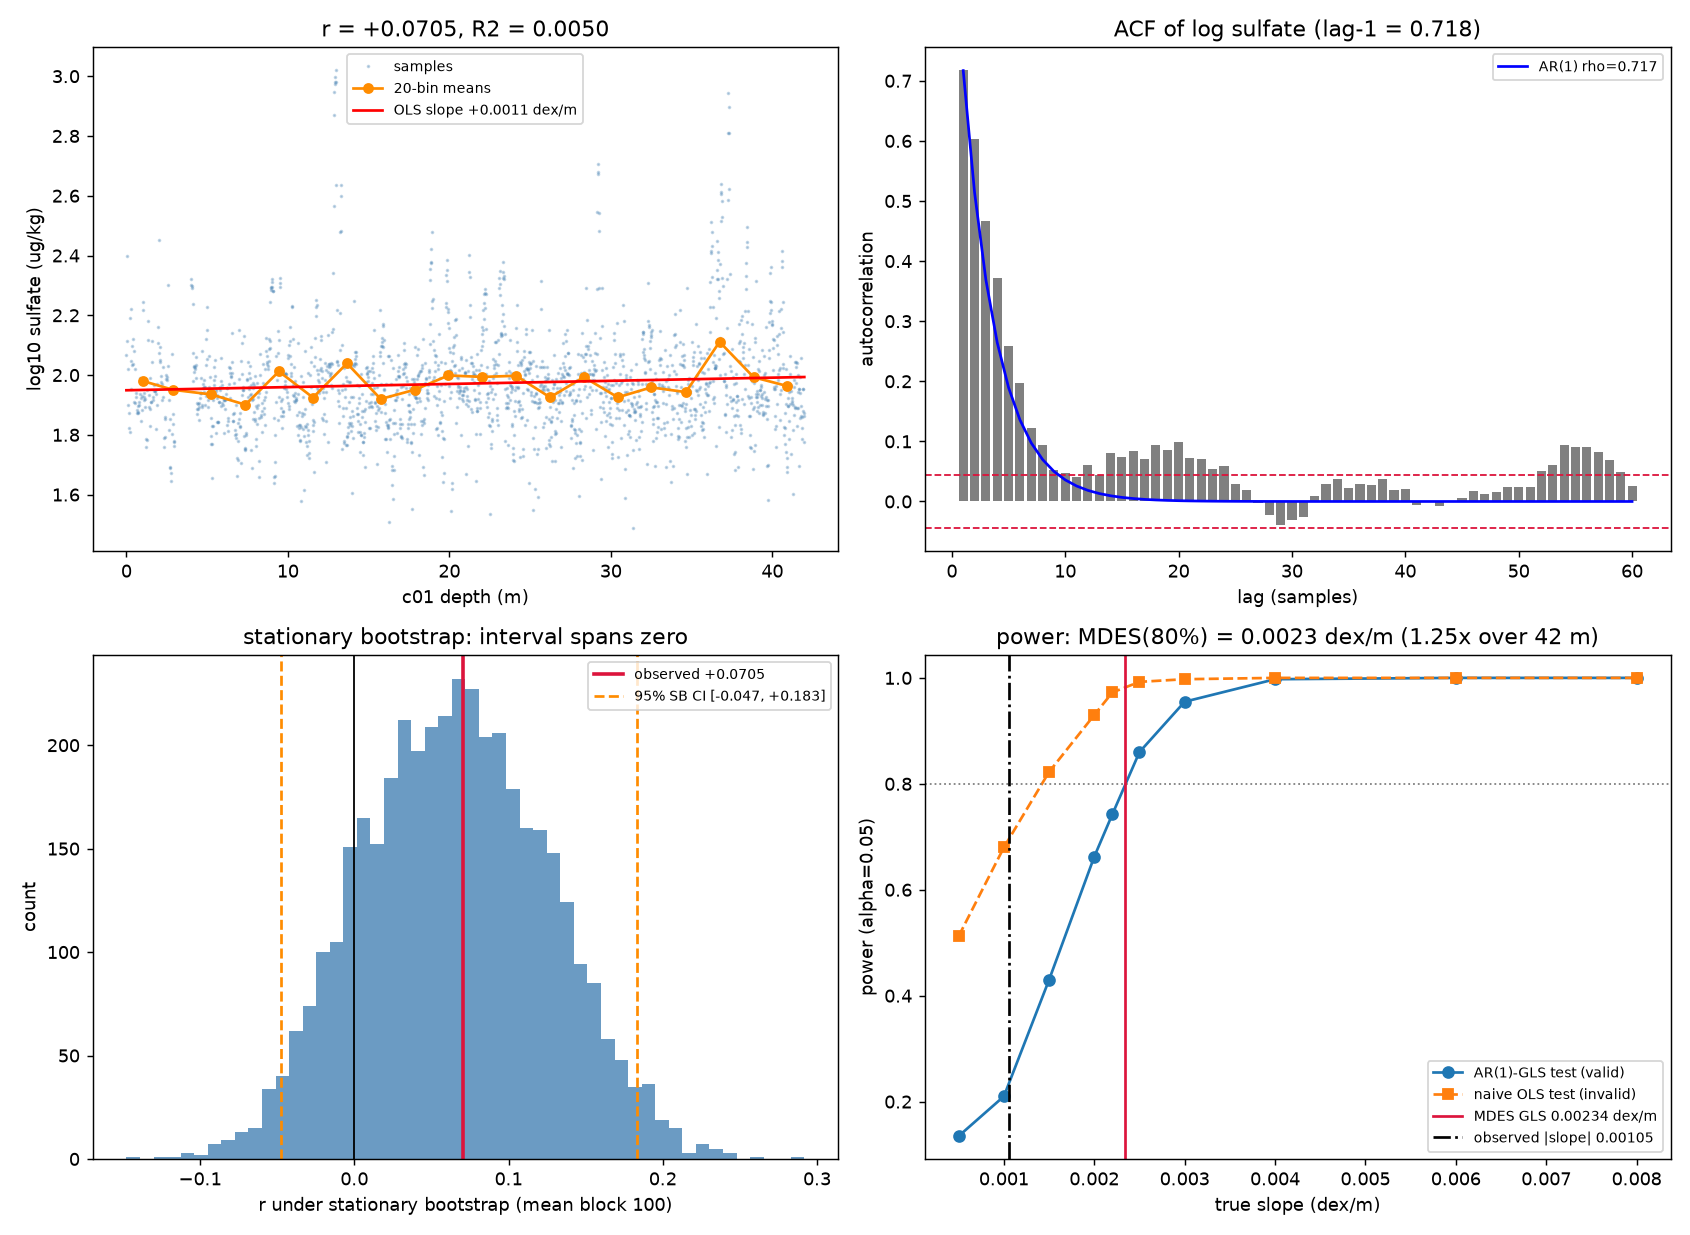

Source code (Python):
#!/usr/bin/env python3
"""INDEPENDENT verification of Draft Finding 3 (sulfate long-record trend).

Written from scratch for the verification stage.  Deliberately uses DIFFERENT
uncertainty machinery from the original analysis (which used a moving-block
bootstrap):

  (1) exact Gaussian AR(1) profile-MLE + GLS (whitened-regression) slope test
  (2) effective-sample-size (Bartlett / Geyer) interval for the correlation
  (3) stationary bootstrap with geometric block lengths (Politis-Romano)
  (4) block permutation test
  (5) Newey-West HAC standard errors
  (6) power / minimum-detectable-slope analysis at 80% power, validated by
      simulation of AR(1) noise with the observed autocorrelation

Nothing here re-uses code from output/analysis/.
"""

from __future__ import annotations

import json
from pathlib import Path

import matplotlib
matplotlib.use("Agg")
import matplotlib.pyplot as plt
import numpy as np
import pandas as pd
from scipy import stats
from scipy.signal import lfilter

HERE = Path(__file__).resolve().parent
DATA = Path("/data/user/conversations/conv-f07721cb-d3dc-42e9-83c7-7e986203115b/project/data/observations.tsv")
SEED = 20260919
rng = np.random.default_rng(SEED)

out: dict = {}
lines: list[str] = []


def say(s: str = "") -> None:
    print(s)
    lines.append(s)


# ---------------------------------------------------------------- data ------
df = pd.read_csv(DATA, sep="\t")
n_all = len(df)
depth_all = df["c01_depth_top_m"].to_numpy(float)
we = df["c06_depth_w_e_m"].to_numpy(float)
dens = df["c05_density_ice_g_cm_3"].to_numpy(float)
so4 = df["c04_sulfate_ug_kg"].to_numpy(float)
age = df["c08_age_a_ad_ce"].to_numpy(float)
y_raw = np.log10(so4)

ok = ~np.isnan(y_raw)
y = y_raw[ok]
x = depth_all[ok]
w = we[ok]
rho_col = dens[ok]
n = len(y)
say(f"rows total {n_all}, rows with sulfate {n}  (dropped {n_all - n} NaN at depth "
    f"{depth_all[np.where(~ok)[0]]} m)")
say(f"depth c01 range {x.min():.2f}-{x.max():.2f} m ; water-equiv c06 range "
    f"{w.min():.2f}-{w.max():.2f} m")
say(f"log10 sulfate: mean {y.mean():.4f} dex, sd {y.std(ddof=1):.4f} dex")


# ------------------------------------------------- helpers ------------------
def acf(v: np.ndarray, kmax: int) -> np.ndarray:
    c = v - v.mean()
    denom = float(np.dot(c, c))
    # FFT cross-correlation for speed and exactness
    nfft = 1 << int(np.ceil(np.log2(2 * len(c))))
    F = np.fft.rfft(c, nfft)
    acov = np.fft.irfft(F * np.conj(F), nfft)[:kmax + 1]
    return acov[1:] / denom


def ar1_whiten(v: np.ndarray, rho: float) -> np.ndarray:
    """Exact whitening for a stationary AR(1): v*_1 = sqrt(1-rho^2) v_1,
    v*_t = v_t - rho v_{t-1}; then v' R^-1 v = ||v*||^2."""
    o = np.empty_like(v)
    o[0] = np.sqrt(1.0 - rho * rho) * v[0]
    o[1:] = v[1:] - rho * v[:-1]
    return o


def ar1_profile(rho: float, X: np.ndarray, yv: np.ndarray):
    Xw = ar1_whiten(X, rho)
    yw = ar1_whiten(yv, rho)
    XtX_inv = np.linalg.inv(Xw.T @ Xw)
    beta = XtX_inv @ (Xw.T @ yw)
    rw = yw - Xw @ beta
    rss = float(rw @ rw)
    sigma2 = rss / len(yv)
    ll = -0.5 * len(yv) * np.log(sigma2) - 0.5 * np.log(1.0 - rho * rho)
    return ll, beta, sigma2, XtX_inv, rss


def ar1_mle(X: np.ndarray, yv: np.ndarray, lo: float = 0.0, hi: float = 0.97,
            ngrid: int = 194):
    grid = np.linspace(lo, hi, ngrid)
    lls = np.array([ar1_profile(r, X, yv)[0] for r in grid])
    i = int(np.argmax(lls))
    if 0 < i < len(grid) - 1:
        a, b, c = lls[i - 1], lls[i], lls[i + 1]
        den = a - 2 * b + c
        step = float(np.clip(0.5 * (a - c) / den, -1, 1)) if den != 0 else 0.0
        rho_hat = grid[i] + step * (grid[1] - grid[0])
    else:
        rho_hat = grid[i]
    ll, beta, sigma2, XtX_inv, rss = ar1_profile(rho_hat, X, yv)
    return rho_hat, ll, beta, sigma2, XtX_inv, rss


def gls_slope(xx: np.ndarray, yv: np.ndarray):
    X = np.column_stack([np.ones_like(xx), xx])
    rho_hat, ll, beta, sigma2, XtX_inv, rss = ar1_mle(X, yv)
    se = float(np.sqrt(sigma2 * XtX_inv[1, 1]))
    b = float(beta[1])
    t = b / se
    dfree = len(xx) - 2
    p = float(2 * stats.t.sf(abs(t), dfree))
    tc = float(stats.t.ppf(0.975, dfree))
    return {"rho_mle": float(rho_hat), "slope": b, "se": se,
            "ci_lo": b - tc * se, "ci_hi": b + tc * se, "p": p,
            "sigma_innov": float(np.sqrt(sigma2))}


def gls_slope_fixed_rho(xx, yv, rho):
    X = np.column_stack([np.ones_like(xx), xx])
    Xw = ar1_whiten(X, rho)
    yw = ar1_whiten(yv, rho)
    XtX_inv = np.linalg.inv(Xw.T @ Xw)
    beta = XtX_inv @ (Xw.T @ yw)
    rw = yw - Xw @ beta
    s2 = float(rw @ rw) / len(xx)
    return float(beta[1]), float(np.sqrt(s2 * XtX_inv[1, 1]))


def sb_indices(nn: int, mean_block: float, reps: int, rng: np.random.Generator,
               chunk: int = 250) -> np.ndarray:
    """Vectorised Politis-Romano stationary-bootstrap index matrix (reps x nn)."""
    p = 1.0 / mean_block
    tcol = np.arange(nn)
    out = np.empty((reps, nn), dtype=np.int32)
    for s in range(0, reps, chunk):
        e = min(s + chunk, reps)
        m = e - s
        restart = rng.random((m, nn)) < p
        restart[:, 0] = True
        rr = np.where(restart, tcol[None, :], -1)
        rs = np.maximum.accumulate(rr, axis=1)
        sv = rng.integers(0, nn, size=(m, nn))
        start = np.take_along_axis(sv, rs, axis=1)
        out[s:e] = (start + (tcol[None, :] - rs)) % nn
    return out


def sb_corr(yv, xv, mean_block, reps, rng):
    idx = sb_indices(len(yv), mean_block, reps, rng)
    yb = yv[idx]
    xb = xv[idx]
    yb = yb - yb.mean(1, keepdims=True)
    xb = xb - xb.mean(1, keepdims=True)
    num = (yb * xb).sum(1)
    den = np.sqrt((yb * yb).sum(1) * (xb * xb).sum(1))
    return num / den


def corr(a, b):
    sa, sb = a.std(), b.std()
    if sa == 0 or sb == 0:
        return 0.0
    return float(np.corrcoef(a, b)[0, 1])


def newyewest_se(xx, resid, lag):
    X = np.column_stack([np.ones_like(xx), xx])
    XtX_inv = np.linalg.inv(X.T @ X)
    u = X * resid[:, None]
    S = u.T @ u
    for k in range(1, lag + 1):
        wv = 1.0 - k / (lag + 1.0)
        G = u[k:].T @ u[:-k]
        S += wv * (G + G.T)
    V = XtX_inv @ S @ XtX_inv
    return float(np.sqrt(V[1, 1]))


def mdes_from_se(se, alpha=0.05, power=0.80, dfree=None):
    """Minimum detectable |slope| at the requested power (two-sided alpha)."""
    if dfree is None:
        return (stats.norm.ppf(1 - alpha / 2) + stats.norm.ppf(power)) * se
    tcrit = stats.t.ppf(1 - alpha / 2, dfree)

    def pw(b):
        return stats.nct.sf(tcrit, dfree, b / se) + stats.nct.cdf(-tcrit, dfree, b / se)
    lo, hi = 0.0, 60.0 * se
    for _ in range(200):
        mid = 0.5 * (lo + hi)
        if pw(mid) < power:
            lo = mid
        else:
            hi = mid
    return 0.5 * (lo + hi)


def ar1_noise(nn, rho, sig, rng):
    e = rng.standard_normal(nn) * sig
    z = lfilter([1.0], [1.0, -rho], e)
    z[0] = e[0] / np.sqrt(1 - rho * rho)
    return z


# ==========================================================================
say("")
say("=" * 78)
say("PART 1 -- point correlation and shallow/deep contrast (recomputation)")
say("=" * 78)
r_obs = corr(y, x)
slope_naive, icept, rval, pval_naive, se_naive = stats.linregress(x, y)
say(f"(a) Pearson r(log10 c04, c01 depth) = {r_obs:+.6f}   R2 = {r_obs**2:.6f}")
say(f"    OLS slope = {slope_naive:+.6f} dex/m ; naive SE = {se_naive:.6f} ; "
    f"naive p = {pval_naive:.4g}")
sp = stats.spearmanr(x, y)
say(f"    Spearman rho = {sp.statistic:+.4f} (p={sp.pvalue:.4g})")
say(f"    r(log10 c04, c05 density)  = {corr(y, rho_col):+.6f}")
say(f"    r(log10 c04, c06 w-equiv)  = {corr(y, w):+.6f}")

perm = np.array([corr(y, rng.permutation(x)) for _ in range(4000)])
p_iid_perm = float(2 * min((perm >= r_obs).mean(), (perm <= r_obs).mean()))
say(f"(b) own i.i.d. permutation test (4000 draws): p = {p_iid_perm:.4f} "
    f"(claim quotes 0.003)")

half_full = depth_all < np.median(depth_all)   # original convention: median over all 1931
half = half_full[ok]
d_obs = float(y[half].mean() - y[~half].mean())
say(f"(c) shallow/deep contrast (split at median of ALL {n_all} depths = row "
    f"{int(np.ceil(n_all/2))}):")
say(f"    n_shallow = {half.sum()}, n_deep = {(~half).sum()}")
say(f"    observed contrast = {d_obs:+.6f} dex          (claim: -0.0128 dex)")
half2 = x < np.median(x)
d_obs2 = float(y[half2].mean() - y[~half2].mean())
say(f"    convention check, median over the {n} valid rows: n_shallow={half2.sum()}, "
    f"contrast = {d_obs2:+.6f} dex")
half3 = x <= x.mean()
say(f"    convention check, mean split: n_shallow={half3.sum()}, "
    f"contrast = {y[half3].mean() - y[~half3].mean():+.6f} dex")
out["r_point"] = r_obs
out["r2_point"] = r_obs ** 2
out["slope_ols_naive"] = float(slope_naive)
out["p_ols_naive"] = float(pval_naive)
out["p_iid_perm_own"] = float(p_iid_perm)
out["contrast_obs"] = d_obs
out["contrast_obs_altmedian"] = d_obs2

# ==========================================================================
say("")
say("=" * 78)
say("PART 2 -- serial-correlation-aware uncertainty (own methods)")
say("=" * 78)
ac1_raw = float(np.corrcoef(y[:-1], y[1:])[0, 1])
acfs = acf(y, 60)
first_neg = next((i + 1 for i, v in enumerate(acfs) if v < 0), None)
say(f"lag-1 autocorrelation of log10(sulfate) = {ac1_raw:.4f}  "
    f"(claim mentions rho_used ~0.718)")
say(f"ACF lags 1-8  : {np.round(acfs[:8], 3)}")
say(f"ACF lags 9-16 : {np.round(acfs[8:16], 3)}")
say(f"first negative ACF lag: {first_neg}")

n_eff_bart = n * (1 - ac1_raw) / (1 + ac1_raw)
gps = 0.0
for k in range(0, 60, 2):
    pr = acfs[k] + acfs[k + 1]
    if pr < 0:
        break
    gps += pr
tau_geyer = 2 * (1 + gps)
n_eff_geyer = n / tau_geyer
say("(A) effective sample size:")
say(f"    Bartlett  n(1-r1)/(1+r1)      = {n_eff_bart:.1f}  (nominal n = {n})")
say(f"    Geyer initial-positive-seq    = {n_eff_geyer:.1f}  (tau={tau_geyer:.2f})")
for label, ne in (("Bartlett", n_eff_bart), ("Geyer", n_eff_geyer)):
    se_r = (1 - r_obs ** 2) / np.sqrt(ne)
    z = stats.norm.ppf(0.975)
    t_ess = r_obs / se_r
    p_ess = float(2 * stats.norm.sf(abs(t_ess)))
    spans = (r_obs - z * se_r) < 0 < (r_obs + z * se_r)
    say(f"    {label:8s}: SE(r) = {se_r:.5f} ; 95% CI for r = "
        f"[{r_obs - z*se_r:+.4f}, {r_obs + z*se_r:+.4f}] ; p = {p_ess:.3f} "
        f"({'spans' if spans else 'EXCLUDES'} zero)")
    out[f"ess_{label}_neff"] = float(ne)
    out[f"ess_{label}_ci"] = [float(r_obs - z * se_r), float(r_obs + z * se_r)]
    out[f"ess_{label}_p"] = p_ess

gls = gls_slope(x, y)
say("(B) Gaussian AR(1) errors, rho by exact profile MLE, GLS/whitened regression:")
say(f"    rho_MLE = {gls['rho_mle']:.4f}")
say(f"    GLS slope = {gls['slope']:+.6f} dex/m ; AR(1)-GLS SE = {gls['se']:.6f} "
    f"(naive OLS SE {se_naive:.6f}; inflation x{gls['se']/se_naive:.1f})")
say(f"    95% CI = [{gls['ci_lo']:+.6f}, {gls['ci_hi']:+.6f}] ; p = {gls['p']:.3f}  "
    f"({'SPANS' if gls['ci_lo'] < 0 < gls['ci_hi'] else 'EXCLUDES'} zero)")
out["gls"] = gls

say("(C) stationary bootstrap (Politis-Romano geometric blocks), 2000 reps:")
sb_rows = []
for mb in (25, 50, 100, 200, 400):
    dist = sb_corr(y, x, mb, 2000, rng)
    lo, hi = np.percentile(dist, [2.5, 97.5])
    spans = bool(lo < 0 < hi)
    say(f"    mean block {mb:4d}: r 95% CI [{lo:+.4f}, {hi:+.4f}]  sd={dist.std():.4f}"
        f"  {'spans zero' if spans else 'EXCLUDES zero'}")
    sb_rows.append({"mean_block": mb, "lo95_r": lo, "hi95_r": hi, "sd_r": dist.std(),
                    "spans_zero": spans})

say("    same for the shallow/deep contrast:")
sb_rows_c = []
for mb in (25, 50, 100, 200, 400):
    idx = sb_indices(n, mb, 2000, rng)
    yb = y[idx]
    hb = half[idx]
    ns = hb.sum(1).astype(float)
    nd = n - ns
    with np.errstate(divide="ignore", invalid="ignore"):
        cd = (yb * hb).sum(1) / ns - (yb * ~hb).sum(1) / nd
    n_bad = int(np.isnan(cd).sum())          # degenerate resamples (one side empty)
    cdv = cd[~np.isnan(cd)]
    lo, hi = np.percentile(cdv, [2.5, 97.5])
    spans = bool(lo < 0 < hi)
    say(f"    contrast, mean block {mb:4d}: 95% CI [{lo:+.4f}, {hi:+.4f}] dex  "
        f"P(>0)={float((cdv > 0).mean()):.3f}  (degenerate reps {n_bad}/2000)  "
        f"{'spans zero' if spans else 'EXCLUDES zero'}")
    sb_rows_c.append({"mean_block": mb, "lo95_dex": lo, "hi95_dex": hi,
                      "p_positive": float((cdv > 0).mean()), "spans_zero": spans,
                      "degenerate_reps": n_bad})

Xc = np.column_stack([np.ones(n), half.astype(float)])
rho_c, ll_c, beta_c, s2_c, XtXinv_c, rss_c = ar1_mle(Xc, y)
se_c = float(np.sqrt(s2_c * XtXinv_c[1, 1]))
tc = float(stats.t.ppf(0.975, n - 2))
p_c = float(2 * stats.t.sf(abs(beta_c[1] / se_c), n - 2))
say(f"    contrast, AR(1)-GLS (rho_MLE={rho_c:.4f}): diff = {beta_c[1]:+.6f} dex, "
    f"SE = {se_c:.5f}")
say(f"      95% CI [{beta_c[1]-tc*se_c:+.6f}, {beta_c[1]+tc*se_c:+.6f}] ; p = {p_c:.3f}"
    f"  ({'SPANS' if beta_c[1]-tc*se_c < 0 < beta_c[1]+tc*se_c else 'EXCLUDES'} zero)")
out["contrast_ar1_gls"] = {"rho": float(rho_c), "diff": float(beta_c[1]), "se": se_c,
                           "lo": float(beta_c[1] - tc * se_c),
                           "hi": float(beta_c[1] + tc * se_c), "p": p_c}

say("(D) block permutation test (consecutive blocks of y permuted, 2000 perms):")
bp_rows = []
for L in (50, 100, 200):
    nb = n // L
    blocks = y[:nb * L].reshape(nb, L)
    tail = y[nb * L:]
    perm_r = np.empty(2000)
    for i in range(2000):
        yp = np.concatenate([blocks[rng.permutation(nb)].ravel(), tail])
        perm_r[i] = corr(yp, x)
    p_bp = float((np.abs(perm_r) >= abs(r_obs)).mean())
    say(f"    block length {L:4d}: p = {p_bp:.4f}  (null |r| sd = {perm_r.std():.4f})")
    bp_rows.append({"block": L, "p": p_bp, "null_sd_r": float(perm_r.std())})

say("(E) Newey-West HAC SE of the OLS slope:")
ols_resid = y - (icept + slope_naive * x)
for lag in (7, 27, 50):
    se_h = newyewest_se(x, ols_resid, lag)
    t_h = slope_naive / se_h
    p_h = float(2 * stats.t.sf(abs(t_h), n - 2))
    lo_h, hi_h = slope_naive - 1.96 * se_h, slope_naive + 1.96 * se_h
    say(f"    lag {lag:3d}: SE = {se_h:.6f}, 95% CI = [{lo_h:+.6f}, {hi_h:+.6f}], "
        f"p = {p_h:.3f}  ({'spans' if lo_h < 0 < hi_h else 'EXCLUDES'} zero)")
    out[f"nw_lag{lag}_se"] = float(se_h)

# ==========================================================================
say("")
say("=" * 78)
say("PART 3 -- CRITICAL ATTACK: power and minimum detectable slope")
say("=" * 78)
sig_innov = gls["sigma_innov"]
rho_hat = gls["rho_mle"]
dfree = n - 2
mdes_gls = mdes_from_se(gls["se"], dfree=dfree)
mdes_naive = mdes_from_se(se_naive, dfree=dfree)

xd = x - x.mean()
R = rho_hat ** np.abs(np.subtract.outer(np.arange(n), np.arange(n)))
# Cov(AR(1) errors) = gamma0 * R with gamma0 = sigma_innov^2 / (1 - rho^2).
# (Using sigma_innov^2 directly here would understate the variance by
#  ~(1-rho^2) = 0.49 -- caught by the simulation check below.)
gamma0 = sig_innov ** 2 / (1.0 - rho_hat ** 2)
Vb_ols_ar1 = gamma0 * (xd @ R @ xd) / (xd @ xd) ** 2
se_ols_ar1 = float(np.sqrt(Vb_ols_ar1))
mdes_ols_ar1 = mdes_from_se(se_ols_ar1, dfree=dfree)

say(f"observed |slope| = {abs(slope_naive):.6f} dex/m ; rho = {rho_hat:.3f} ; "
    f"sigma_innov = {sig_innov:.4f} dex")
say("minimum detectable |slope| at 80% power, alpha=0.05 (two-sided):")
say(f"    naive OLS  (ignores autocorrelation) : {mdes_naive:.6f} dex/m  <- INVALID "
    f"(type-I error inflated, see size check)")
say(f"    OLS with analytic AR(1) variance     : {mdes_ols_ar1:.6f} dex/m "
    f"(SE {se_ols_ar1:.6f})")
say(f"    AR(1) GLS (efficient, rho known)     : {mdes_gls:.6f} dex/m   <- best case")
say(f"observed/MDES(AR1-GLS) = {abs(slope_naive)/mdes_gls:.2f}")
full_range = float(x.max() - x.min())
for lab, m in (("naive OLS", mdes_naive), ("AR(1) aware", mdes_gls)):
    say(f"    a trend of {m:.5f} dex/m would give {m*full_range:.4f} dex "
        f"({10**(m*full_range):.3f}x sulfate) across the {full_range:.2f} m core")
say(f"whereas the OBSERVED point estimate is {slope_naive*full_range:+.4f} dex "
    f"({10**(slope_naive*full_range):.3f}x)")
out["mdes_naive"] = float(mdes_naive)
out["mdes_ols_ar1"] = float(mdes_ols_ar1)
out["mdes_gls"] = float(mdes_gls)
out["full_depth_range_m"] = full_range
out["se_ols_ar1_analytic"] = se_ols_ar1

sim_rng = np.random.default_rng(SEED + 1)
NSIM = 800
null_gls_rej = null_ols_rej = 0
sim_se = np.empty(NSIM)
sim_slope_ols = np.empty(NSIM)
for i in range(NSIM):
    ysim = y.mean() + ar1_noise(n, rho_hat, sig_innov, sim_rng)
    b_gls, s_gls = gls_slope_fixed_rho(x, ysim, rho_hat)
    sim_se[i] = s_gls
    if abs(b_gls / s_gls) > stats.t.ppf(0.975, dfree):
        null_gls_rej += 1
    sl, ic, rr, pp, ss = stats.linregress(x, ysim)
    sim_slope_ols[i] = sl
    if abs(sl / ss) > stats.t.ppf(0.975, dfree):
        null_ols_rej += 1
say(f"validation, {NSIM} AR(1) simulations with NO trend "
    f"(rho={rho_hat:.3f}, sigma_innov={sig_innov:.4f}):")
say(f"    simulated SD(OLS slope) = {sim_slope_ols.std(ddof=1):.6f} vs analytic "
    f"OLS-AR(1) SE {se_ols_ar1:.6f} (ratio "
    f"{sim_slope_ols.std(ddof=1)/se_ols_ar1:.3f}) -> analytic formula validated")
say(f"    simulated SE(GLS slope) = {sim_se.mean():.6f} vs analytic GLS SE "
    f"{gls['se']:.6f} (ratio {sim_se.mean()/gls['se']:.3f}) -> efficient, ratio "
    f"OLS/GLS = {se_ols_ar1/gls['se']:.2f}")
say(f"    naive OLS t-test rejects at 5% in {100*null_ols_rej/NSIM:.1f}% of runs "
    f"-> its p-values are fiction")
say(f"    AR(1)-GLS t-test rejects at 5% in {100*null_gls_rej/NSIM:.1f}% of runs "
    f"-> calibrated")

grid_b = np.array([0.0005, 0.001, 0.0015, 0.002, 0.0022, 0.0025, 0.003, 0.004,
                   0.006, 0.008])
pow_gls, pow_ols = [], []
NSIM2 = 400
tcrit = stats.t.ppf(0.975, dfree)
for b in grid_b:
    rj_gls = rj_ols = 0
    for i in range(NSIM2):
        ysim = y.mean() + b * x + ar1_noise(n, rho_hat, sig_innov, sim_rng)
        bb, ss = gls_slope_fixed_rho(x, ysim, rho_hat)
        rj_gls += abs(bb / ss) > tcrit
        sl, ic, rr, pp, sse = stats.linregress(x, ysim)
        rj_ols += abs(sl / sse) > tcrit
    pow_gls.append(rj_gls / NSIM2)
    pow_ols.append(rj_ols / NSIM2)
    say(f"    slope {b:.5f} dex/m -> power GLS {pow_gls[-1]:.3f} | naive OLS "
        f"{pow_ols[-1]:.3f}")
pow_gls = np.array(pow_gls)
pow_ols = np.array(pow_ols)
mdes_sim = float(np.interp(0.8, pow_gls, grid_b)) if pow_gls.min() < 0.8 <= pow_gls.max() else float("nan")
say(f"    simulated MDES(80% power, AR(1)-GLS) by interpolation = {mdes_sim:.6f} dex/m")
say(f"    analytic  MDES(80% power, AR(1)-GLS)                   = {mdes_gls:.6f} dex/m")
out["mdes_gls_simulated"] = mdes_sim
out["sim_null_rej_ols"] = null_ols_rej / NSIM
out["sim_null_rej_gls"] = null_gls_rej / NSIM

say("VERDICT OF THE POWER ATTACK:")
say(f"    the record can exclude only |trend| > ~{mdes_gls:.4f} dex/m "
    f"({10**(mdes_gls*full_range):.2f}x over {full_range:.1f} m, ~0.9 kyr).")
say(f"    the 95% CI upper bound on the slope is {gls['ci_hi']:+.6f} dex/m = "
    f"{10**(gls['ci_hi']*full_range):.2f}x, so a rise of up to "
    f"{100*(10**(gls['ci_hi']*full_range)-1):.0f}% across the core is NOT excluded.")
say(f"    a 2x (100%) increase would need {np.log10(2)/full_range:.5f} dex/m -> "
    f"power ~1.0; strongly excluded.")

# ==========================================================================
say("")
say("=" * 78)
say("PART 4 -- sensitivity: c06 abscissa, and the 15 dated horizons only")
say("=" * 78)
say("(a) water-equivalent depth c06 instead of c01")
r_w = corr(y, w)
gls_w = gls_slope(w, y)
sl_w, ic_w, rr_w, pp_w, se_w = stats.linregress(w, y)
say(f"    r = {r_w:+.6f} (R2={r_w**2:.6f}) ; OLS slope = {sl_w:+.6f} dex/m")
say(f"    rho_MLE = {gls_w['rho_mle']:.4f} ; AR(1)-GLS slope = {gls_w['slope']:+.6f} "
    f"dex/m, SE = {gls_w['se']:.6f}")
say(f"    95% CI [{gls_w['ci_lo']:+.6f}, {gls_w['ci_hi']:+.6f}], p = {gls_w['p']:.3f} "
    f"({'spans' if gls_w['ci_lo'] < 0 < gls_w['ci_hi'] else 'EXCLUDES'} zero)")
wr = float(w.max() - w.min())
mdes_w = mdes_from_se(gls_w["se"], dfree=dfree)
say(f"    MDES(80%, AR1-GLS) = {mdes_w:.6f} dex per m water-equivalent; range "
    f"{wr:.2f} m w.e. -> {10**(mdes_w*wr):.2f}x")
out["c06"] = {"r": r_w, "gls": gls_w, "mdes": float(mdes_w)}
say(f"    NOTE: c06 is cm-rounded (19 pairs of exactly-equal consecutive values); "
    f"c01 is finer-grained.")

say("(b) 15 dated horizons only")
ann_all = ~np.isnan(age)
say(f"    dated rows in the full table: {int(ann_all.sum())} (all retained, none is "
    f"the sulfate-NaN row) -> values below are on exactly those rows")
ya = y_raw[ann_all]
xa = depth_all[ann_all]
wa = we[ann_all]
say(f"    n = {int(ann_all.sum())} ; depth span {xa.min():.2f}-{xa.max():.2f} m ; "
    f"age span {age[ann_all].max():.0f}-{age[ann_all].min():.0f} CE")
say(f"    mean log10 sulfate on dated horizons = {ya.mean():.4f} dex vs "
    f"{y.mean():.4f} dex for the full record (+{ya.mean()-y.mean():.3f} dex "
    f"SELECTION SHIFT -- dated horizons are sulfate-enriched)")
ra = corr(ya, xa)
la = stats.linregress(xa, ya)
ra_w = corr(ya, wa)
spa = stats.spearmanr(xa, ya)
say(f"    r(log10 c04, c01) = {ra:+.4f} ; OLS slope {la.slope:+.6f} dex/m, naive SE "
    f"{la.stderr:.6f}, p = {la.pvalue:.3f}")
say(f"    r(log10 c04, c06) = {ra_w:+.4f}")
say(f"    Spearman rho = {spa.statistic:+.3f} (p={spa.pvalue:.3f})")
ac1a = float(np.corrcoef(ya[:-1], ya[1:])[0, 1])
say(f"    lag-1 autocorrelation within the 15 dated values = {ac1a:+.3f}")
mdes_a = mdes_from_se(la.stderr, dfree=13)
say(f"    MDES(80% power) with n=15 naive = {mdes_a:.6f} dex/m "
    f"({10**(mdes_a*(xa.max()-xa.min())):.2f}x over the dated span)")
say(f"    -> the dated subsample is ~{mdes_a/mdes_gls:.1f}x less sensitive than the "
    f"full record; it cannot resolve anything below {mdes_a:.4f} dex/m")
out["dated15"] = {"n": int(ann_all.sum()), "r_c01": float(ra), "r_c06": float(ra_w),
                  "slope": float(la.slope), "se": float(la.stderr),
                  "p": float(la.pvalue), "mdes": float(mdes_a),
                  "mean_log_shift": float(ya.mean() - y.mean())}

# ------------------------------------------------------------------ figure
fig, axs = plt.subplots(2, 2, figsize=(13, 9.5))
ax = axs[0, 0]
ax.plot(x, y, ".", ms=2, alpha=0.3, color="steelblue", label="samples")
nb = 20
edges = np.linspace(x.min(), x.max(), nb + 1)
bi = np.digitize(x, edges) - 1
bm, bc = [], []
for b in range(nb):
    m = bi == b
    if m.sum() > 3:
        bm.append(y[m].mean())
        bc.append(x[m].mean())
ax.plot(bc, bm, "o-", color="darkorange", ms=5, lw=1.5, label="20-bin means")
ax.plot(x, icept + slope_naive * x, "r-", lw=1.5,
        label=f"OLS slope {slope_naive:+.4f} dex/m")
ax.set_xlabel("c01 depth (m)")
ax.set_ylabel("log10 sulfate (ug/kg)")
ax.set_title(f"r = {r_obs:+.4f}, R2 = {r_obs**2:.4f}")
ax.legend(fontsize=8)

ax = axs[0, 1]
ax.bar(np.arange(1, 61), acfs, color="grey", width=0.8)
ax.axhline(1.96 / np.sqrt(n), ls="--", color="crimson", lw=1)
ax.axhline(-1.96 / np.sqrt(n), ls="--", color="crimson", lw=1)
ax.plot(np.arange(1, 61), rho_hat ** np.arange(1, 61), "b-", lw=1.5,
        label=f"AR(1) rho={rho_hat:.3f}")
ax.set_xlabel("lag (samples)")
ax.set_ylabel("autocorrelation")
ax.set_title(f"ACF of log sulfate (lag-1 = {ac1_raw:.3f})")
ax.legend(fontsize=8)

ax = axs[1, 0]
dist = sb_corr(y, x, 100, 4000, np.random.default_rng(SEED + 7))
ax.hist(dist, bins=50, color="steelblue", alpha=0.8)
lo, hi = np.percentile(dist, [2.5, 97.5])
ax.axvline(r_obs, color="crimson", lw=2, label=f"observed {r_obs:+.4f}")
ax.axvline(0, color="k", lw=1)
ax.axvline(lo, color="darkorange", ls="--", lw=1.5)
ax.axvline(hi, color="darkorange", ls="--", lw=1.5,
           label=f"95% SB CI [{lo:+.3f}, {hi:+.3f}]")
ax.set_xlabel("r under stationary bootstrap (mean block 100)")
ax.set_ylabel("count")
ax.set_title("stationary bootstrap: interval spans zero")
ax.legend(fontsize=8)

ax = axs[1, 1]
ax.plot(grid_b, pow_gls, "o-", label="AR(1)-GLS test (valid)")
ax.plot(grid_b, pow_ols, "s--", label="naive OLS test (invalid)")
ax.axhline(0.8, color="grey", ls=":", lw=1)
ax.axvline(mdes_gls, color="crimson", lw=1.5, label=f"MDES GLS {mdes_gls:.5f} dex/m")
ax.axvline(abs(slope_naive), color="k", lw=1.5, ls="-.",
           label=f"observed |slope| {abs(slope_naive):.5f}")
ax.set_xlabel("true slope (dex/m)")
ax.set_ylabel("power (alpha=0.05)")
ax.set_title(f"power: MDES(80%) = {mdes_gls:.4f} dex/m "
             f"({10**(mdes_gls*full_range):.2f}x over {full_range:.0f} m)")
ax.legend(fontsize=8)
fig.tight_layout()
fig_path = HERE / "verify_draft3_sulfate_trend.png"
fig.savefig(fig_path, dpi=130)
say("")
say(f"figure written: {fig_path}")

# ------------------------------------------------------------------ outputs
with open(HERE / "verify_draft3_sulfate_trend.json", "w") as f:
    json.dump(out, f, indent=2)
with open(HERE / "verify_draft3_sulfate_trend_log.txt", "w") as f:
    f.write("\n".join(lines) + "\n")
pd.DataFrame(sb_rows).to_csv(HERE / "sb_corr_intervals.csv", index=False)
pd.DataFrame(sb_rows_c).to_csv(HERE / "sb_contrast_intervals.csv", index=False)
pd.DataFrame(bp_rows).to_csv(HERE / "block_perm_pvalues.csv", index=False)
pd.DataFrame({"slope_dex_per_m": grid_b, "power_gls": pow_gls,
              "power_naive_ols": pow_ols}).to_csv(HERE / "power_curve.csv", index=False)
print("done")
